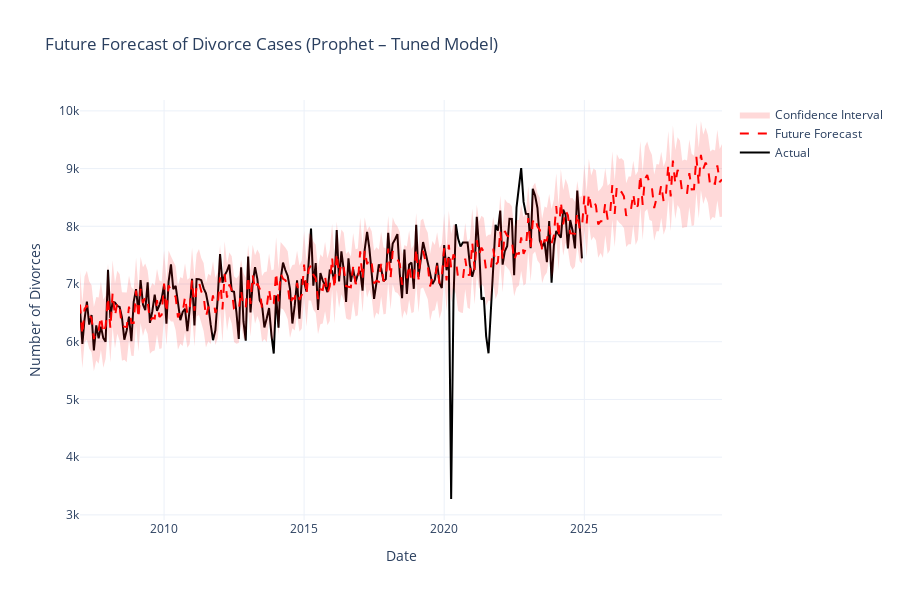

This figure's notebook cell:
### Code cell
fig_future = go.Figure()

fig_future.add_trace(
    go.Scatter(
        x=df_prophet.index,
        y=df_prophet["y"],
        name="Actual",
        line=dict(color="black", width=2)
    )
)

fig_future.add_trace(
    go.Scatter(
        x=forecast_future["ds"],
        y=forecast_future["yhat"],
        name="Future Forecast",
        line=dict(color="red", dash="dash")
    )
)

fig_future.add_trace(
    go.Scatter(
        x=forecast_future["ds"],
        y=forecast_future["yhat_upper"],
        line=dict(width=0),
        showlegend=False
    )
)

fig_future.add_trace(
    go.Scatter(
        x=forecast_future["ds"],
        y=forecast_future["yhat_lower"],
        fill="tonexty",
        fillcolor="rgba(255,0,0,0.15)",
        line=dict(width=0),
        name="Confidence Interval"
    )
)

fig_future.update_layout(
    title="Future Forecast of Divorce Cases (Prophet – Tuned Model)",
    xaxis_title="Date",
    yaxis_title="Number of Divorces",
    hovermode="x unified",
    template="plotly_white",
    height=600
)

fig_future.show()

### Figure 1 — Plotly figure (JSON) as saved in the notebook; plotly's stock layout.template omitted (floating-point values rounded to 4 significant figures; data arrays with more than 128 entries replaced by an {"elided": "..."} marker saying what was removed)
{"data": [{"line": {"color": "black", "width": 2}, "name": "Actual", "type": "scatter", "x": {"elided": "216 str values"}, "y": {"elided": "216 float values"}}, {"line": {"color": "red", "dash": "dash"}, "name": "Future Forecast", "type": "scatter", "x": {"elided": "276 str values"}, "y": {"elided": "276 float values"}}, {"line": {"width": 0}, "showlegend": false, "type": "scatter", "x": {"elided": "276 str values"}, "y": {"elided": "276 float values"}}, {"fill": "tonexty", "fillcolor": "rgba(255,0,0,0.15)", "line": {"width": 0}, "name": "Confidence Interval", "type": "scatter", "x": {"elided": "276 str values"}, "y": {"elided": "276 float values"}}], "layout": {"height": 600, "hovermode": "x unified", "title": {"text": "Future Forecast of Divorce Cases (Prophet – Tuned Model)"}, "xaxis": {"title": {"text": "Date"}}, "yaxis": {"title": {"text": "Number of Divorces"}}}}
